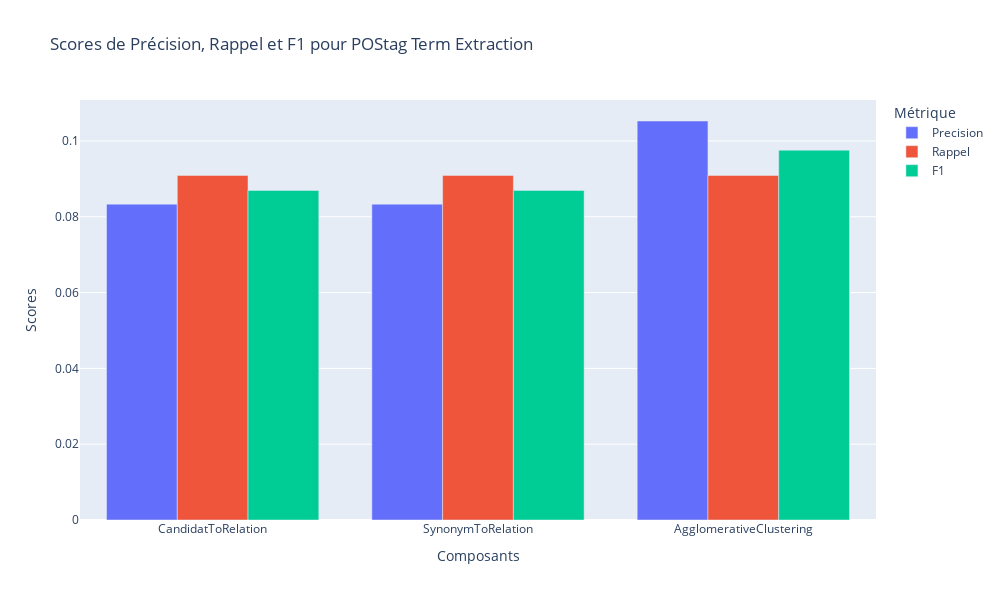

The notebook cell saved with this chart:
### Code cell
create_bar_chart("POStag Term Extraction", pipelines_scores)

### Figure 1 — Plotly figure (JSON) as saved in the notebook; plotly's stock layout.template omitted (floating-point values rounded to 4 significant figures)
{"data": [{"alignmentgroup": "True", "hovertemplate": "Métrique=Precision<br>Composant=%{x}<br>Score=%{y}<extra></extra>", "legendgroup": "Precision", "marker": {"color": "#636efa", "pattern": {"shape": ""}}, "name": "Precision", "offsetgroup": "Precision", "orientation": "v", "showlegend": true, "textposition": "auto", "type": "bar", "x": ["CandidatToRelation", "SynonymToRelation", "AgglomerativeClustering"], "xaxis": "x", "y": [0.08333, 0.08333, 0.1053], "yaxis": "y"}, {"alignmentgroup": "True", "hovertemplate": "Métrique=Rappel<br>Composant=%{x}<br>Score=%{y}<extra></extra>", "legendgroup": "Rappel", "marker": {"color": "#EF553B", "pattern": {"shape": ""}}, "name": "Rappel", "offsetgroup": "Rappel", "orientation": "v", "showlegend": true, "textposition": "auto", "type": "bar", "x": ["CandidatToRelation", "SynonymToRelation", "AgglomerativeClustering"], "xaxis": "x", "y": [0.09091, 0.09091, 0.09091], "yaxis": "y"}, {"alignmentgroup": "True", "hovertemplate": "Métrique=F1<br>Composant=%{x}<br>Score=%{y}<extra></extra>", "legendgroup": "F1", "marker": {"color": "#00cc96", "pattern": {"shape": ""}}, "name": "F1", "offsetgroup": "F1", "orientation": "v", "showlegend": true, "textposition": "auto", "type": "bar", "x": ["CandidatToRelation", "SynonymToRelation", "AgglomerativeClustering"], "xaxis": "x", "y": [0.08696, 0.08696, 0.09756], "yaxis": "y"}], "layout": {"barmode": "group", "height": 600, "legend": {"title": {"text": "Métrique"}, "tracegroupgap": 0}, "title": {"text": "Scores de Précision, Rappel et F1 pour POStag Term Extraction"}, "width": 1000, "xaxis": {"anchor": "y", "domain": [0, 1], "title": {"text": "Composants"}}, "yaxis": {"anchor": "x", "domain": [0, 1], "title": {"text": "Scores"}}}}
